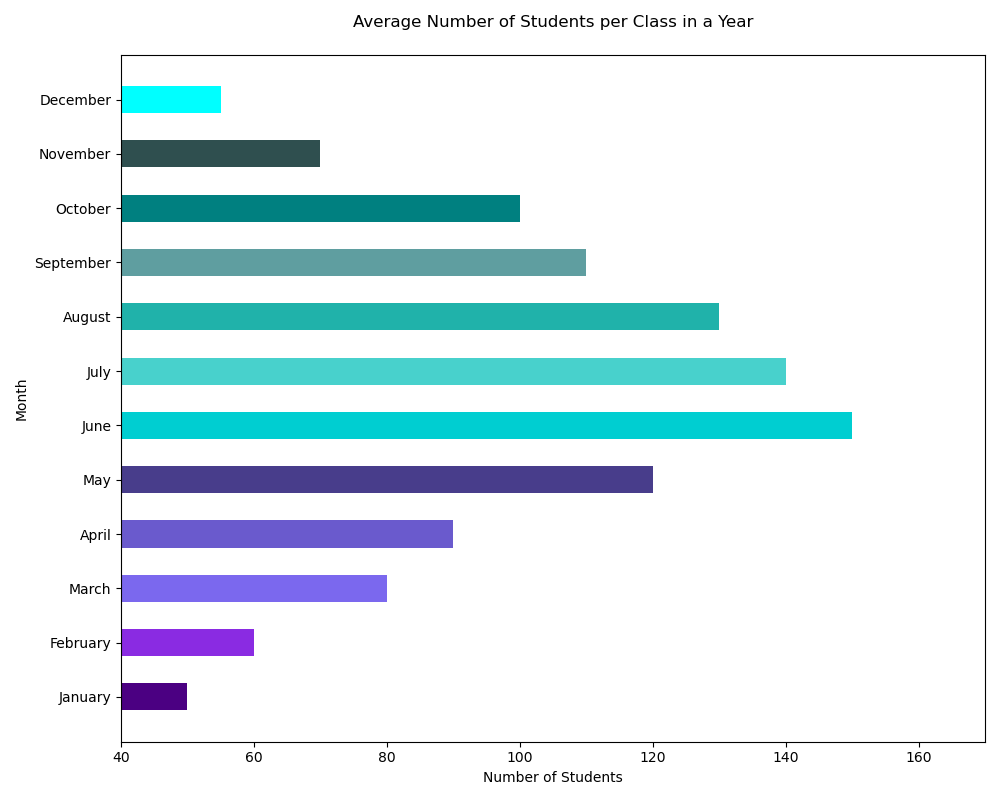

Generate this figure with Python:

import matplotlib.pyplot as plt

months = ['January', 'February', 'March', 'April', 'May', 'June', 'July', 'August', 'September', 'October', 'November', 'December']
students = [50, 60, 80, 90, 120, 150, 140, 130, 110, 100, 70, 55]

colors = ['#4B0082', '#8A2BE2', '#7B68EE', '#6A5ACD', '#483D8B', '#00CED1', '#48D1CC', '#20B2AA', '#5F9EA0', '#008080', '#2F4F4F', '#00FFFF']

plt.figure(figsize=(10, 8))
bar_height = 0.5
plt.barh(months, students, color=colors, height=bar_height)

plt.title('Average Number of Students per Class in a Year', pad=20)
plt.xlabel('Number of Students')
plt.ylabel('Month')

plt.xlim([40, max(students) + 20])

plt.tight_layout()
plt.show()
